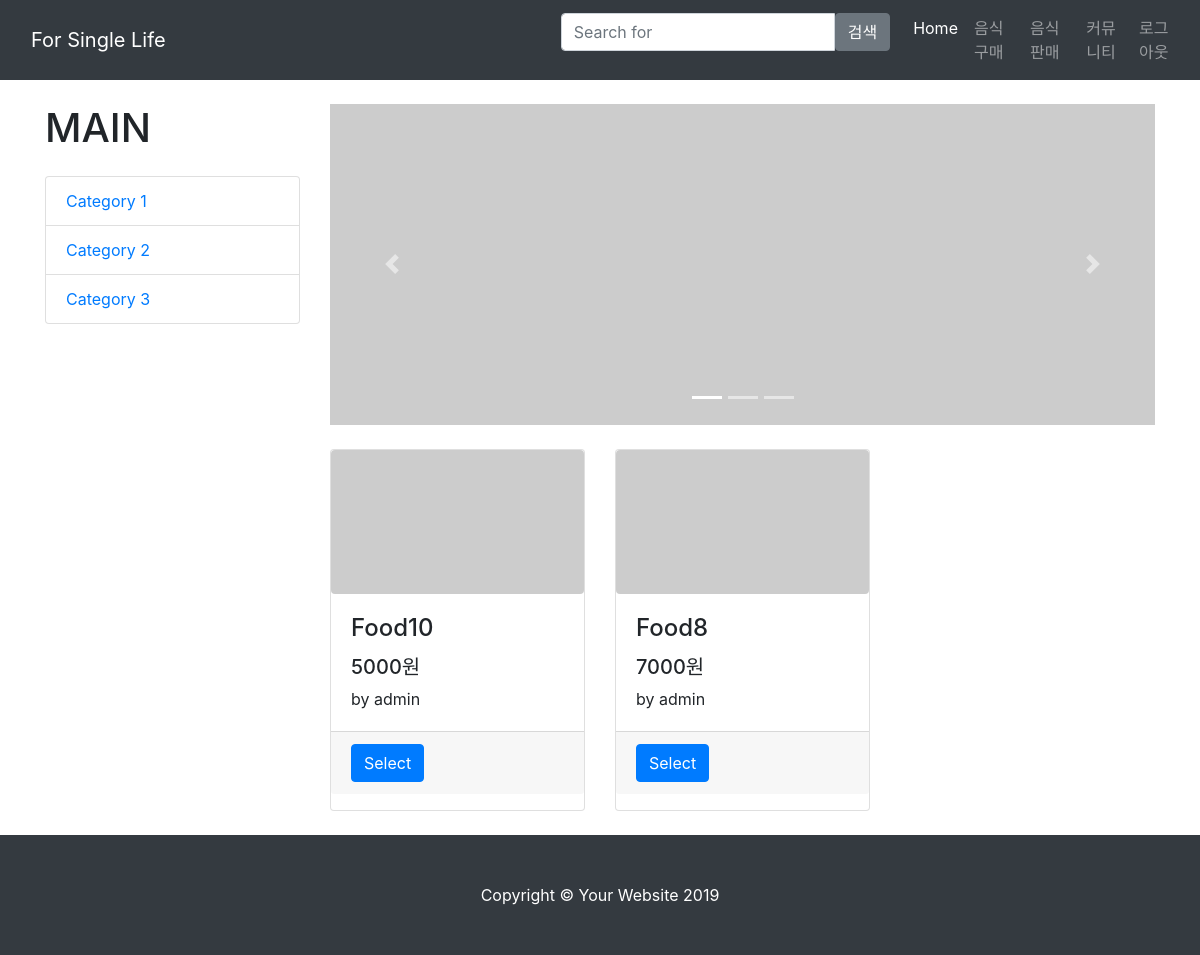
Screenshot of /main/ (signed in) with the database file from the repository.
### app/models.py (models this page shows, shortened)
class food(models.Model):
    name = models.CharField(max_length=50)
    seller = models.ForeignKey(User, on_delete=models.CASCADE, related_name='foods')
    body = models.CharField(max_length=1024)
    photo = models.ImageField(blank=True)
    date = models.DateTimeField(auto_created=True, auto_now_add=True)
    price = models.IntegerField(default=0)
    view = models.IntegerField(default=0)

### app/views.py (the view)
# urls.py: path('main/', views.main, name='main'),
def main(request):
    user = User.objects.get(username=request.user.get_username())
    ranks = get_recommendations(user, similarity=sim_pearson)
    result = []
    for item in ranks:
        for object in food.objects.all().filter(name=item):
            result.append(object)
    result.reverse()
    return render(request, 'main.html', {'ranks': result})

### app/views.py (called while the page is built)
def sim_pearson(p1, p2):
    si = dict()
    for item in Recommend.objects.filter(viewer=p1):
        if Recommend.objects.filter(item=item.item, viewer=p2).exists():
            si[item.item] = 1
    n = len(si)
    if n==0: return 0
    sum1 = sum([Recommend.objects.get(viewer=p1, item=it).view for it in si])
    sum2 = sum([Recommend.objects.get(viewer=p2, item=it).view for it in si])
    sum1Sq = sum([(Recommend.objects.get(viewer=p1, item=it).view)**2 for it in si])
    sum2Sq = sum([(Recommend.objects.get(viewer=p2, item=it).view)**2 for it in si])
    pSum = sum([Recommend.objects.get(viewer=p1, item=it).view * Recommend.objects.get(viewer=p2, item=it).view for it in si])
    num = pSum - (sum1*sum2/n)
    den = sqrt((sum1Sq-pow(sum1,2)/n) * (sum2Sq-pow(sum2,2)/n))
    if den==0: return 0
    r = num/den
    return r

### templates/main.html (shortened to what this page needs)
﻿{% load staticfiles %}
<!DOCTYPE html>
<html lang="en">
<head>
  <link href="{% static 'vendor/bootstrap/css/bootstrap.min.css' %}" rel="stylesheet">
  <link href="{% static 'css/shop-homepage.css' %}" rel="stylesheet">
</head>
<body>
  <nav class="navbar navbar-expand-lg navbar-dark bg-dark fixed-top">
    <div class="container">
      <a class="navbar-brand" href="{% url 'main' %}">For Single Life</a>
        <form action="{% url 'search1' %}" method="POST">
    <div class="input-group">
              <input type="text" name="word" class="form-control" placeholder="Search for">
              <span class="input-group-btn">
                <button class="btn btn-secondary" type="submit">검색</button>
              </span>
            </div>
    </form>
</div>
      <div class="collapse navbar-collapse" id="navbarResponsive">
        <ul class="navbar-nav ml-auto">
          <li class="nav-item active">
            <a class="nav-link" href="#">Home
            </a>
          </li>
          <li class="nav-item">
            <a class="nav-link" href="{% url 'foodlist' %}">음식 구매</a>
          </li>
          <li class="nav-item">
            <a class="nav-link" href="{% url 'foodreg' %}">음식 판매</a>
          </li>
          <li class="nav-item">
            <a class="nav-link" href="{% url 'community' %}">커뮤니티</a>
          </li>
            <li class="nav-item">
            <a class="nav-link" href="{% url 'logout' %}">로그아웃</a>
          </li>
        </ul>
      </div>
  </nav>
  <div class="container">
    <div class="row">
      <div class="col-lg-3">
        <h1 class="my-4">MAIN</h1>
        <div class="list-group">
          <a href="#" class="list-group-item">Category 1</a>
          <a href="#" class="list-group-item">Category 2</a>
          <a href="#" class="list-group-item">Category 3</a>
        </div>
        <div id="googleMap" style="width:100%;height:200px;"></div>
      </div>
      <div class="col-lg-9">
        <div id="carouselExampleIndicators" class="carousel slide my-4" data-ride="carousel">
          <ol class="carousel-indicators">
            <li data-target="#carouselExampleIndicators" data-slide-to="0" class="active"></li>
            <li data-target="#carouselExampleIndicators" data-slide-to="1"></li>
            <li data-target="#carouselExampleIndicators" data-slide-to="2"></li>
          </ol>
          <div class="carousel-inner" role="listbox">
            <div class="carousel-item active">
              <img class="d-block img-fluid" src="http://placehold.it/900x350" alt="First slide">
            </div>
          </div>
          <a class="carousel-control-prev" href="#carouselExampleIndicators" role="button" data-slide="prev">
            <span class="carousel-control-prev-icon" aria-hidden="true"></span>
          </a>
          <a class="carousel-control-next" href="#carouselExampleIndicators" role="button" data-slide="next">
            <span class="carousel-control-next-icon" aria-hidden="true"></span>
          </a>
        </div>
        <div class="row">
            {% for item in ranks %}
          <div class="col-lg-4 col-md-6 mb-4">
            <div class="card h-100">
              <a>
                  {% if item.photo %}
        <img class="img-fluid rounded" name="image" src="{{ item.photo.url }}" alt="">
            {% else %}
            <img class="img-fluid rounded" name="image" src="http://placehold.it/700x400" alt="">
      {% endif %}</a>
            <form action="food={{ item.id }}" method="POST" title="{{ item.name }}">
              <div class="card-body">
                <h4 class="card-title">
                  <a value="{{ item.id }}">{{ item.name }}</a>
                </h4>
                <h5>{{ item.price }}원</h5>
                <p class="card-text">by {{ item.seller.username }}</p>
              </div>
              <div class="card-footer">
                <small class="text-muted">
                    <a href="food={{ item.id }}" class="btn btn-primary" >Select</a>
                </small>
              </div>
            </form>
            </div>
          </div>
            {% endfor %}
        </div>
      </div>
    </div>
  </div>
  <footer class="py-5 bg-dark">
    <div class="container">
      <p class="m-0 text-center text-white">Copyright &copy; Your Website 2019</p>
    </div>
  </footer>
</body>
</html>

### static/css/shop-homepage.css (style rules this page uses)
body { padding-top: 56px; }

### rows the page displays
food: {{ item.id }} 10 (drawn), name "Food10", price "5000", seller.username "admin"
food: {{ item.id }} 9 (drawn), name "Food8", price "7000", seller.username "admin"
